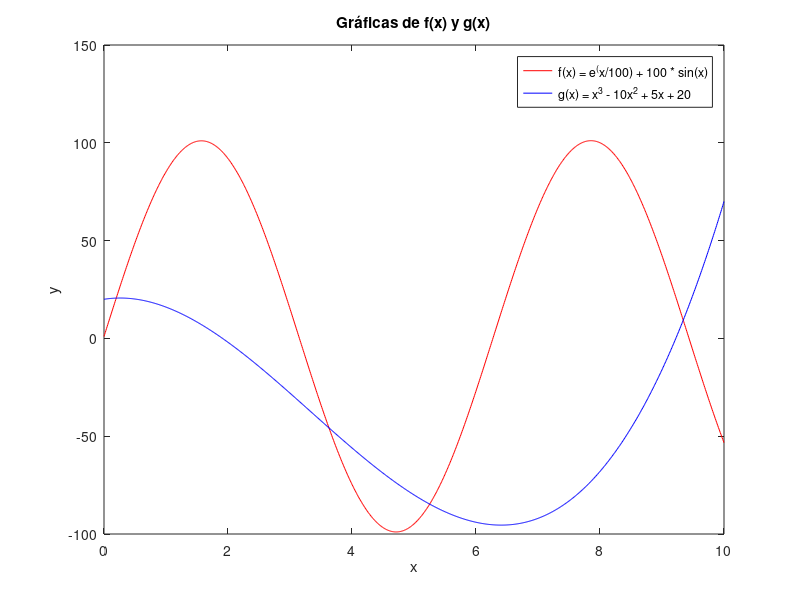

The MATLAB script that drew this image: (Note: this script raises an error after producing the figure.)
% Definir el rango de valores de x con 1000 puntos
x = linspace(0, 10, 1000);

% Definir las funciones f(x) y g(x)
f_x = exp(x/100) + 100 * sin(x);
g_x = x.^3 - 10*x.^2 + 5*x + 20;

% Graficar las funciones
figure;
plot(x, f_x, 'r-', x, g_x, 'b-');

% Título y etiquetas de ejes
title('Gráficas de f(x) y g(x)');
xlabel('x');
ylabel('y');

% Leyendas para las gráficas
legend('f(x) = e^(x/100) + 100 * sin(x)', 'g(x) = x^3 - 10x^2 + 5x + 20');

% Línea horizontal en y=0
hold on;
yline(0, 'k--');
hold off;
